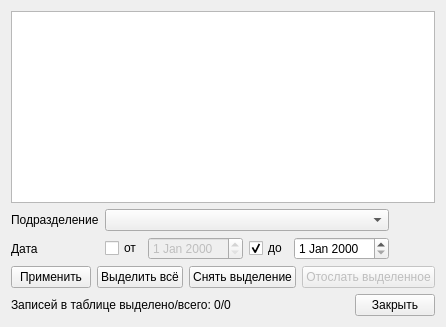
     <widget class="QWidget" name="tabPersonAttach">
      <attribute name="title">
       <string>Медицинский персонал</string>
      </attribute>
      <layout class="QGridLayout" name="gridLayout_6">
       <item row="1" column="0">
        <layout class="QGridLayout" name="gridLayout_5">
         <item row="1" column="3">
          <widget class="CDateEdit" name="edtBegDatePersonAttach">
           <property name="enabled">
            <bool>false</bool>
           </property>
           <property name="sizePolicy">
            <sizepolicy hsizetype="Preferred" vsizetype="Fixed">
             <horstretch>0</horstretch>
             <verstretch>0</verstretch>
            </sizepolicy>
           </property>
          </widget>
         </item>
         <item row="1" column="0">
          <widget class="QLabel" name="lblDatePersonAttach">
           <property name="text">
            <string>Дата</string>
           </property>
           <property name="buddy">
            <cstring>chkBegDatePersonAttach</cstring>
           </property>
          </widget>
         </item>
         <item row="0" column="0">
          <widget class="QLabel" name="lblOrgStructurePersonAttach">
           <property name="text">
            <string>Подразделение</string>
           </property>
           <property name="buddy">
            <cstring>cmbOrgStructurePersonAttach</cstring>
           </property>
          </widget>
         </item>
         <item row="1" column="5">
          <widget class="CDateEdit" name="edtEndDatePersonAttach">
           <property name="sizePolicy">
            <sizepolicy hsizetype="Preferred" vsizetype="Fixed">
             <horstretch>0</horstretch>
             <verstretch>0</verstretch>
            </sizepolicy>
           </property>
          </widget>
         </item>
         <item row="1" column="1" colspan="2">
          <widget class="QCheckBox" name="chkBegDatePersonAttach">
           <property name="sizePolicy">
            <sizepolicy hsizetype="Fixed" vsizetype="Fixed">
             <horstretch>0</horstretch>
             <verstretch>0</verstretch>
            </sizepolicy>
           </property>
           <property name="text">
            <string>от</string>
           </property>
           <property name="checked">
            <bool>false</bool>
           </property>
          </widget>
         </item>
         <item row="1" column="4">
          <widget class="QCheckBox" name="chkEndDatePersonAttach">
           <property name="sizePolicy">
            <sizepolicy hsizetype="Fixed" vsizetype="Fixed">
             <horstretch>0</horstretch>
             <verstretch>0</verstretch>
            </sizepolicy>
           </property>
           <property name="text">
            <string>до</string>
           </property>
           <property name="checked">
            <bool>true</bool>
           </property>
          </widget>
         </item>
         <item row="0" column="1" colspan="5">
          <widget class="COrgStructureComboBox" name="cmbOrgStructurePersonAttach">
           <property name="sizePolicy">
            <sizepolicy hsizetype="Expanding" vsizetype="Fixed">
             <horstretch>0</horstretch>
             <verstretch>0</verstretch>
            </sizepolicy>
           </property>
          </widget>
         </item>
         <item row="0" column="6" rowspan="2">
          <spacer name="horizontalSpacer_2">
           <property name="orientation">
            <enum>Qt::Horizontal</enum>
           </property>
           <property name="sizeHint" stdset="0">
            <size>
             <width>40</width>
             <height>20</height>
            </size>
           </property>
          </spacer>
         </item>
        </layout>
       </item>
       <item row="2" column="0">
        <layout class="QHBoxLayout" name="horizontalLayout_9">
         <item>
          <widget class="QPushButton" name="btnLoadPersonAttach">
           <property name="sizePolicy">
            <sizepolicy hsizetype="Expanding" vsizetype="Fixed">
             <horstretch>0</horstretch>
             <verstretch>0</verstretch>
            </sizepolicy>
           </property>
           <property name="text">
            <string>Применить</string>
           </property>
          </widget>
         </item>
         <item>
          <widget class="QPushButton" name="btnSelectAllPersonAttach">
           <property name="sizePolicy">
            <sizepolicy hsizetype="Expanding" vsizetype="Fixed">
             <horstretch>0</horstretch>
             <verstretch>0</verstretch>
            </sizepolicy>
           </property>
           <property name="text">
            <string>Выделить всё</string>
           </property>
          </widget>
         </item>
         <item>
          <widget class="QPushButton" name="btnDeselectAllPersonAttach">
           <property name="sizePolicy">
            <sizepolicy hsizetype="Expanding" vsizetype="Fixed">
             <horstretch>0</horstretch>
             <verstretch>0</verstretch>
            </sizepolicy>
           </property>
           <property name="text">
            <string>Снять выделение</string>
           </property>
          </widget>
         </item>
         <item>
          <widget class="QPushButton" name="btnSyncPersonAttach">
           <property name="enabled">
            <bool>false</bool>
           </property>
           <property name="sizePolicy">
            <sizepolicy hsizetype="Expanding" vsizetype="Fixed">
             <horstretch>0</horstretch>
             <verstretch>0</verstretch>
            </sizepolicy>
           </property>
           <property name="text">
            <string>Отослать выделенное</string>
           </property>
          </widget>
         </item>
        </layout>
       </item>
       <item row="0" column="0">
        <widget class="CInDocTableView" name="tblPersonAttach">
         <property name="selectionMode">
          <enum>QAbstractItemView::ExtendedSelection</enum>
         </property>
         <property name="selectionBehavior">
          <enum>QAbstractItemView::SelectRows</enum>
         </property>
        </widget>
       </item>
       <item row="3" column="0">
        <layout class="QHBoxLayout" name="horizontalLayout_10">
         <item>
          <widget class="QLabel" name="lblStatusPersonAttach">
           <property name="text">
            <string>Записей в таблице выделено/всего: 0/0</string>
           </property>
          </widget>
         </item>
         <item>
          <spacer name="horizontalSpacer_6">
           <property name="orientation">
            <enum>Qt::Horizontal</enum>
           </property>
           <property name="sizeHint" stdset="0">
            <size>
             <width>40</width>
             <height>20</height>
            </size>
           </property>
          </spacer>
         </item>
         <item>
          <widget class="QPushButton" name="btnClosePersonAttach">
           <property name="sizePolicy">
            <sizepolicy hsizetype="Minimum" vsizetype="Fixed">
             <horstretch>0</horstretch>
             <verstretch>0</verstretch>
            </sizepolicy>
           </property>
           <property name="text">
            <string>Закрыть</string>
           </property>
          </widget>
         </item>
        </layout>
       </item>
      </layout>
     </widget>
